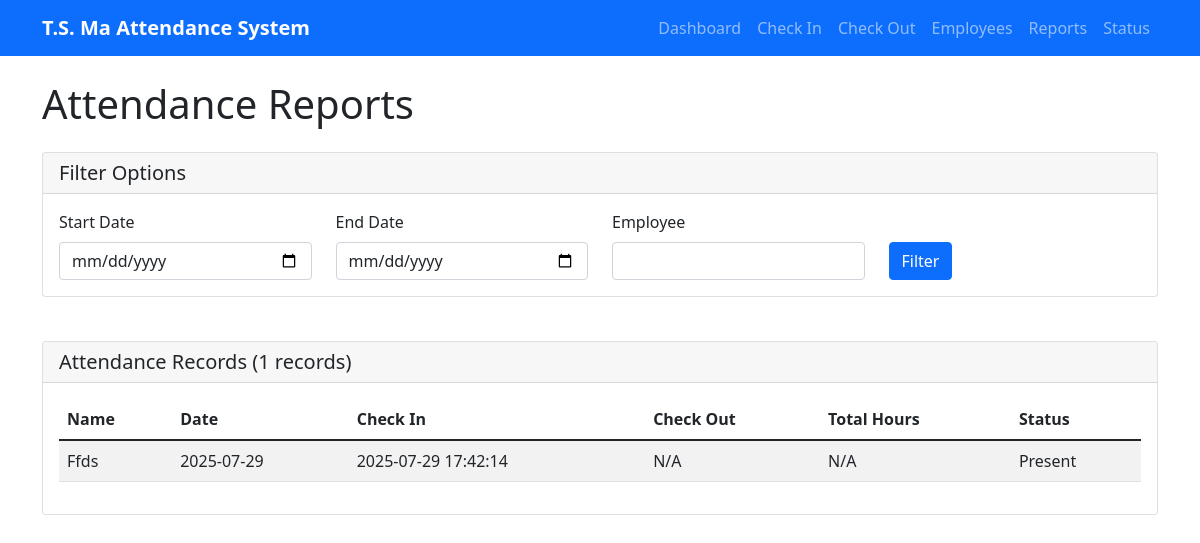
The page /reports on the database as committed earlier.
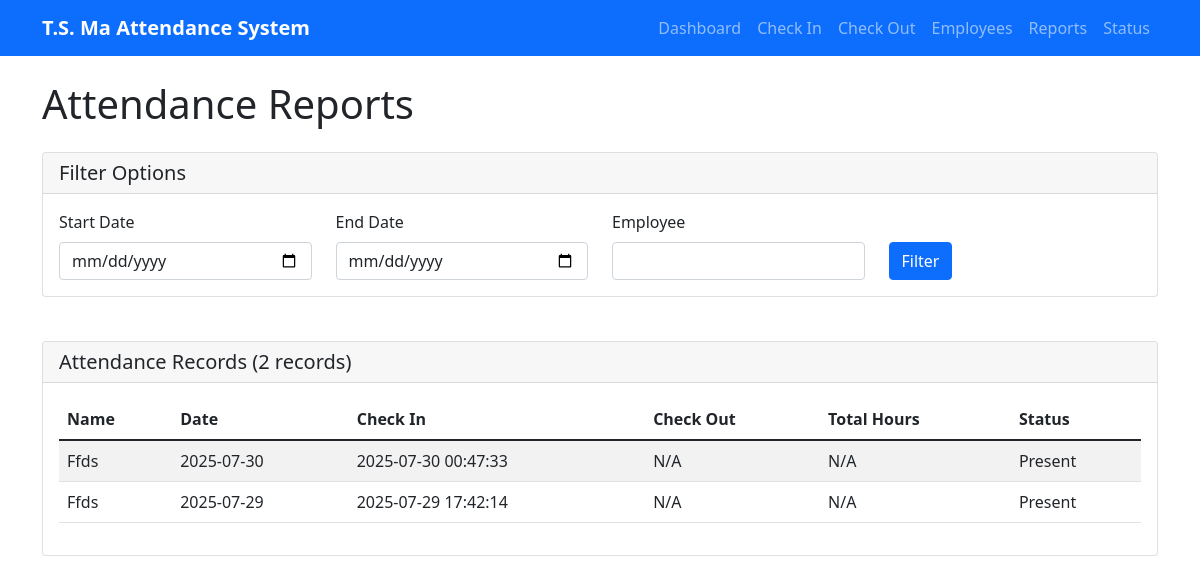
The same page on the database as committed later.
### tables this page shows
CREATE TABLE attendance (
                    id INTEGER PRIMARY KEY AUTOINCREMENT,
                    name TEXT NOT NULL,
                    date TEXT NOT NULL,
                    check_in_time TEXT,
                    check_out_time TEXT,
                    total_hours REAL,
                    status TEXT DEFAULT 'Absent',
                    created_at TIMESTAMP DEFAULT CURRENT_TIMESTAMP
                );

### attendance_web_server.py (the view)
@app.route('/reports')
def reports():
    db = get_db()
    start_date = request.args.get('start_date', '')
    end_date = request.args.get('end_date', '')
    employee = request.args.get('employee', '')
    records = db.get_attendance_report(
        start_date if start_date else None,
        end_date if end_date else None,
        employee if employee else None
    )
    return render_template('reports.html', records=records)

### attendance_database.py (called while the page is built)
    def _get_connection(self):
        return sqlite3.connect(self.db_path, check_same_thread=False)

### attendance_web_server.py (called while the page is built)
def get_db():
    global db
    if db is None:
        db = AttendanceDatabase()
    return db

### templates/reports.html (shortened to what this page needs)
{% extends "base.html" %}
{% block content %}
<h1 class="mb-4">Attendance Reports</h1>
<div class="row mb-4">
    <div class="col-md-12">
        <div class="card">
            <div class="card-header">
                <h5 class="card-title mb-0">Filter Options</h5>
            </div>
            <div class="card-body">
                <form method="GET" class="row">
                    <div class="col-md-3">
                        <label for="start_date" class="form-label">Start Date</label>
                        <input type="date" class="form-control" id="start_date" name="start_date"
                               value="{{ request.args.get('start_date', '') }}">
                    </div>
                    <div class="col-md-3">
                        <label for="end_date" class="form-label">End Date</label>
                        <input type="date" class="form-control" id="end_date" name="end_date"
                               value="{{ request.args.get('end_date', '') }}">
                    </div>
                    <div class="col-md-3">
                        <label for="employee" class="form-label">Employee</label>
                        <input type="text" class="form-control" id="employee" name="employee"
                               value="{{ request.args.get('employee', '') }}">
                    </div>
                    <div class="col-md-3">
                        <label class="form-label">&nbsp;</label>
                        <button type="submit" class="btn btn-primary d-block">Filter</button>
                    </div>
                </form>
            </div>
        </div>
    </div>
</div>
<div class="card">
    <div class="card-header">
        <h5 class="card-title mb-0">Attendance Records ({{ records|length }} records)</h5>
    </div>
    <div class="card-body">
        {% if records %}
            <div class="table-responsive">
                <table class="table table-striped">
                    <thead>
                        <tr>
                            <th>Name</th>
                            <th>Date</th>
                            <th>Check In</th>
                            <th>Check Out</th>
                            <th>Total Hours</th>
                            <th>Status</th>
                        </tr>
                    </thead>
                    <tbody>
                        {% for record in records %}
                        <tr>
                            <td>{{ record.name }}</td>
                            <td>{{ record.date }}</td>
                            <td>{{ record.check_in_time or 'N/A' }}</td>
                            <td>{{ record.check_out_time or 'N/A' }}</td>
                            <td>{{ record.total_hours or 'N/A' }}</td>
                            <td>{{ record.status }}</td>
                        </tr>
                        {% endfor %}
                    </tbody>
                </table>
            </div>
        {% else %}
            <p>No records found.</p>
        {% endif %}
    </div>
</div>
{% endblock %}

### templates/base.html (shortened to what this page needs)
<!DOCTYPE html>
<html lang="en">
<head>
    <link href="https://cdn.jsdelivr.net/npm/bootstrap@5.1.3/dist/css/bootstrap.min.css" rel="stylesheet">
    <link href="https://cdnjs.cloudflare.com/ajax/libs/font-awesome/6.0.0/css/all.min.css" rel="stylesheet">
</head>
<body>
    <nav class="navbar navbar-expand-lg navbar-dark bg-primary">
        <div class="container">
            <a class="navbar-brand" href="/">T.S. Ma Attendance System</a>
            <div class="navbar-nav">
                <a class="nav-link" href="/dashboard">Dashboard</a>
                <a class="nav-link" href="/check_in">Check In</a>
                <a class="nav-link" href="/check_out">Check Out</a>
                <a class="nav-link" href="/employees">Employees</a>
                <a class="nav-link" href="/reports">Reports</a>
                <a class="nav-link" href="/status">Status</a>
            </div>
        </div>
    </nav>
    <div class="container mt-4">
        {% block content %}{% endblock %}
    </div>
</body>
</html>

### templates/base.html (style rules this page uses)
.navbar-brand { font-weight: bold; }
.card { margin-bottom: 20px; }
.table td { vertical-align: middle; }

Rows that differ between the two databases and show on the page:
added attendance: name "Ffds", date "2025-07-30", check_in_time "2025-07-30 00:47:33", check_out_time "N/A", total_hours "N/A", status "Present"
Other text that changed with them:
{{ records|length }}: "1" → "2"
